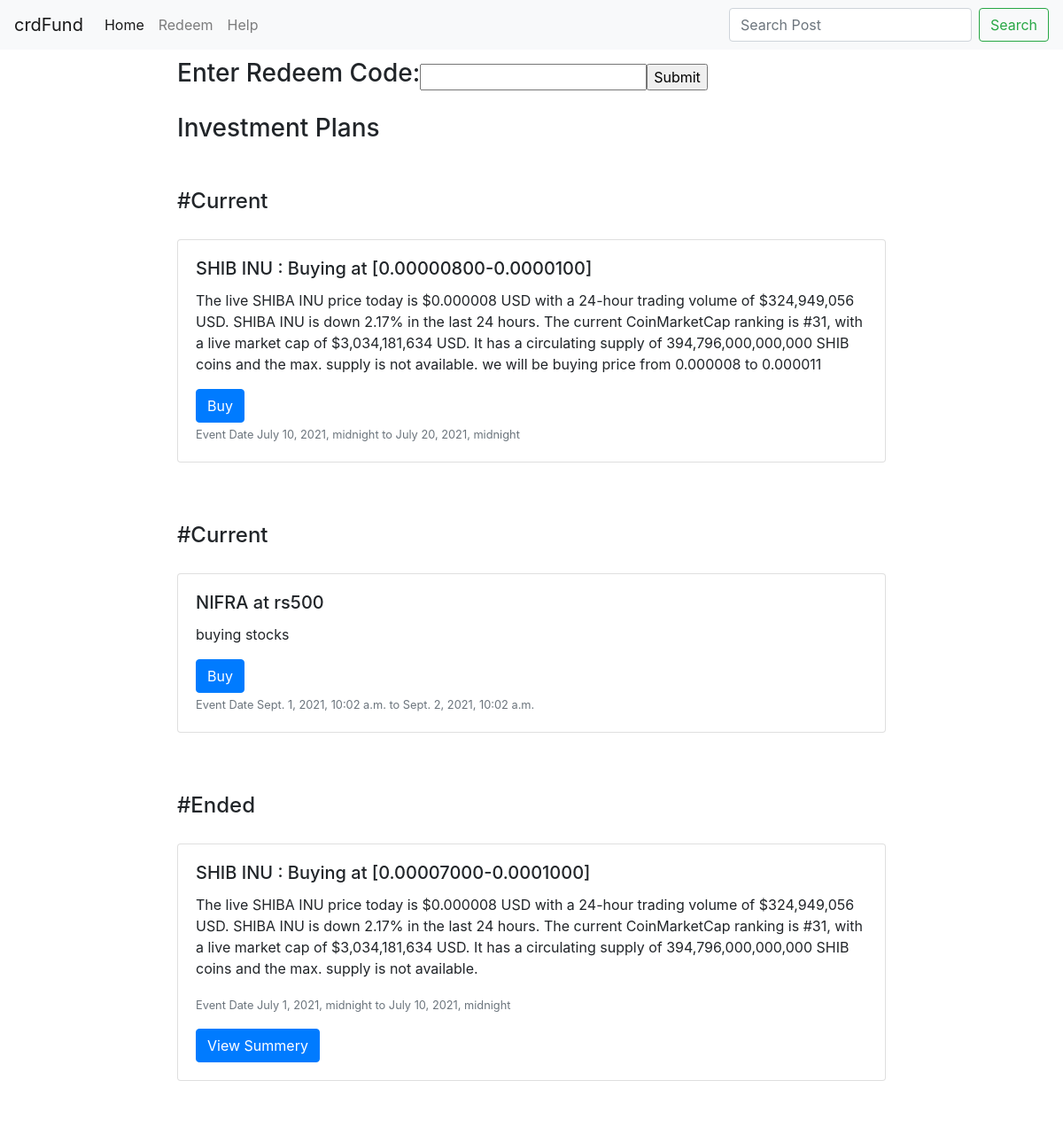
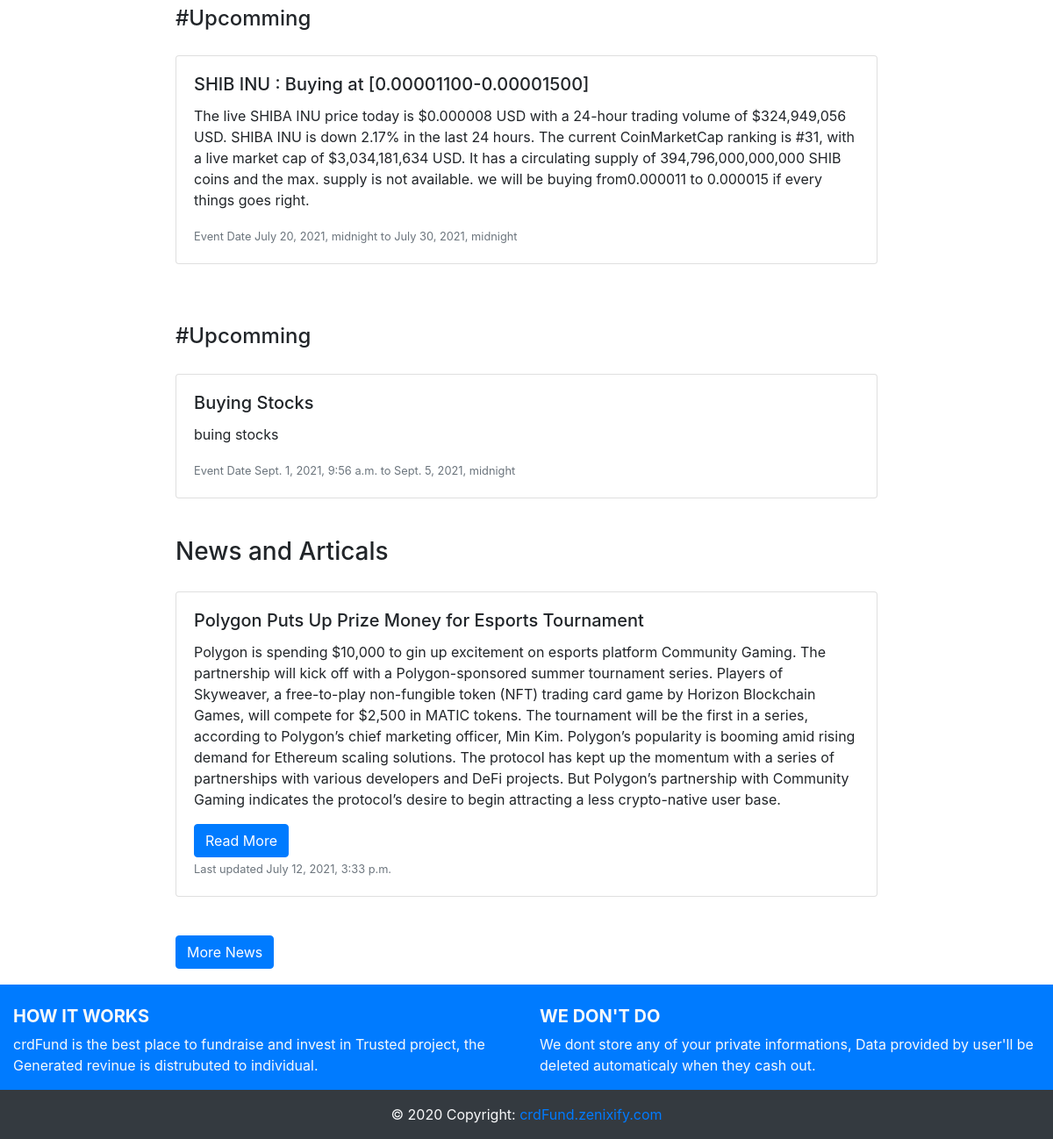
The page / on the database its author committed (2 pictures, top to bottom).
### crdOrder/models.py (models this page shows, shortened)
class Product(models.Model):
    name=models.CharField(max_length=50,null=True)
    description = models.TextField(max_length=1500,null=True)
    category = models.ForeignKey(postCategory , on_delete=models.CASCADE , null=True)
    start_date=models.DateTimeField(null=True)
    end_date=models.DateTimeField(null=True)
    status=models.CharField(null=True, max_length=20, choices=pSTATUS)
    image=models.ImageField(upload_to='Product/')
    slug=models.SlugField(blank=True,null=True)
    class Meta:
        verbose_name="Product"
        verbose_name_plural="Products"

### crdPost/models.py (models this page shows, shortened)
class Posts(models.Model):
    name=models.CharField(max_length=50)
    description = models.TextField(max_length=1500)
    category = models.ForeignKey('postCategory' , on_delete=models.SET_NULL , null=True)
    date=models.DateTimeField()
    image=models.ImageField(upload_to='posts/')
    slug=models.SlugField(blank=True,null=True)
    class Meta:
        verbose_name="Post"
        verbose_name_plural="Posts"

### Home/views.py (the view)
# urls.py: path('',views.Home, name='main-page'),
def Home(request):
    upcommingP=Product.objects.filter(status='upcomming')
    runningP=Product.objects.filter(status='running')
    endedP=Product.objects.filter(status='ended')
    post = Posts.objects.first()
    category = postCategory.objects.all()
    context = {
        'upcommingP' : upcommingP,
        'runningP' : runningP,
        'endedP' : endedP,
        'post' : post,
        'category' : category,
    }
    return render(request, 'home.html', context)

### Home/templates/home.html (shortened to what this page needs)
{% extends 'base.html' %}
{% load static %}
{% block body %}
    <div class="card-group">
        <h3>Enter Redeem Code:</h3>
        <form action="{% url 'redeem:redeem-detail' %}" class="form-inline" method="POST">
            <input type="text" id="code" name="code">
            <input type="submit" name="Redeem">
        </form>
    </div>
    <h3 class="card-group">Investment Plans</h3>
    {% include 'product_list_shortcut.html' %}
    <h3 class="card-group">News and Articals</h3>
      <div class="card-group">
        <div class="card">
          <div class="card-body">
            <h5 class="card-title">{{post.name}}</h5>
            <p class="card-text">{{post.description}}</p>
            <a href="{% url 'posts:post_detail' post.slug %}" class="btn btn-primary">Read More</a>
            <p class="card-text"><small class="text-muted">Last updated {{post.date}}</small></p>
          </div>
        </div>
      </div>
    <br>
    <h3 class="card-group">
        <a href="{% url 'posts:post_list' %}" class="btn btn-primary">More News</a>
    </h3>
{% endblock body %}

### templates/base.html (shortened to what this page needs)
{% load static %}
<!doctype html>
<html lang="en">
  <head>
    <link rel="stylesheet" href="https://maxcdn.bootstrapcdn.com/bootstrap/4.0.0/css/bootstrap.min.css">
    <link rel="stylesheet" href="{% static 'css/file.css' %}"
  </head>
  <body>
    <div class="main-div">
      {% include "nav.html" %}
      {% block body %}
      {% endblock body %}
      {% include "footer.html" %}
    </div>
  </body>
</html>

### templates/nav.html (shortened to what this page needs)
<nav class="navbar navbar-expand-lg navbar-light bg-light">
  <a class="navbar-brand" href="{% url 'home:main-page' %}">crdFund</a>
  <div class="collapse navbar-collapse" id="navbarSupportedContent">
    <ul class="navbar-nav mr-auto">
      <li class="nav-item active">
        <a class="nav-link" href="{% url 'home:main-page' %}">Home <span class="sr-only">(current)</span></a>
      </li>
      <li class="nav-item">
        <a class="nav-link" href="{% url 'home:main-page' %}">Redeem</a>
      </li>
      <li class="nav-item">
        <a class="nav-link" href="#">Help</a>
      </li>
    </ul>
    <form class="form-inline my-2 my-lg-0">
      <input class="form-control mr-sm-2" type="search" name='q' value="{{request.Get.q}}" placeholder="Search Post" aria-label="Search">
      <button class="btn btn-outline-success my-2 my-sm-0" type="submit">Search</button>
    </form>
  </div>
</nav>

### templates/product_list_shortcut.html
{% for product in runningP %}
    <br>
    <h4 class="card-group">#Current</h4>
      <div class="card-group">
        <div class="card">
          <div class="card-body">
            <h5 class="card-title">{{product.name}}</h5>
            <p class="card-text">{{product.description}}</p>
            <a href="{% url 'products:product_order' product.slug %}" class="btn btn-primary">Buy</a>
            <p class="card-text"><small class="text-muted">Event Date {{product.start_date}} to {{product.end_date}}</small></p>
          </div>
        </div>
      </div>
    <br>
    {% endfor %}
    {% for product in endedP %}
    <br>
    <h4 class="card-group">#Ended</h4>
      <div class="card-group">
        <div class="card">
          <div class="card-body">
            <h5 class="card-title">{{product.name}}</h5>
            <p class="card-text">{{product.description}}</p>
            <p class="card-text"><small class="text-muted">Event Date {{product.start_date}} to {{product.end_date}}</small></p>
            <a href="{% url 'products:product_summery' product.slug %}" class="btn btn-primary">View Summery</a>
          </div>
        </div>
      </div>
    <br>
    {% endfor %}
    {% for product in upcommingP %}
    <br>
    <h4 class="card-group">#Upcomming</h4>
      <div class="card-group">
        <div class="card">
          <div class="card-body">
            <h5 class="card-title">{{product.name}}</h5>
            <p class="card-text">{{product.description}}</p>
            <p class="card-text"><small class="text-muted">Event Date {{product.start_date}} to {{product.end_date}}</small></p>
          </div>
        </div>
      </div>
    <br>
    {% endfor %}

### templates/footer.html (shortened to what this page needs)
<footer class="bg-primary text-light page-footer font-small teal pt-4">
  <div class="container-fluid text-center text-md-left">
    <div class="row">
      <div class="col-md-6 mt-md-0 mt-3">
        <h5 class="text-uppercase font-weight-bold">How it works</h5>
        <p>crdFund is the best place to fundraise and invest in Trusted project, the Generated revinue is distrubuted to individual.</p>
      </div>
      <div class="col-md-6 mb-md-0 mb-3">
        <h5 class="text-uppercase font-weight-bold">We don't do</h5>
        <p>We dont store any of your private informations, Data provided by user'll be deleted automaticaly when they cash out.</p>
      </div>
    </div>
  </div>
  <div class="bg-dark footer-copyright text-center py-3">© 2020 Copyright:
    <a href="#">crdFund.zenixify.com</a>
  </div>
</footer>

### static/css/file.css (style rules this page uses)
@media (max-width: 2000px) { .card-group { padding: 10px 600px 10px; } }
@media (max-width: 1700px) { .card-group { padding: 10px 500px 10px; } }
@media (max-width: 1500px) { .card-group { padding: 10px 400px 10px; } }
@media (max-width: 1300px) { .card-group { padding: 10px 300px 10px; } }
@media (max-width: 1200px) { .card-group { padding: 10px 200px 10px; } }

### rows shown on the page
Product: name "SHIB INU : Buying at [0.00000800-0.0000100]", description "The live SHIBA INU price today is $0.000008 USD with a 24-hour trading volume of $324,949,056 USD. SHIBA INU is down 2.17% in the last 24 hours. The current CoinMarketCap ranking is #31, with a live market cap of $3,034,181,634 USD. It has a circulating supply of 394,796,000,000,000 SHIB coins and the max. supply is not available. we will be buying price from 0.000008 to 0.000011", start_date "July 10, 2021, midnight", end_date "July 20, 2021, midnight"
Product: name "NIFRA at rs500", description "buying stocks", start_date "Sept. 1, 2021, 10:02 a.m.", end_date "Sept. 2, 2021, 10:02 a.m."
Product: name "SHIB INU : Buying at [0.00007000-0.0001000]", description "The live SHIBA INU price today is $0.000008 USD with a 24-hour trading volume of $324,949,056 USD. SHIBA INU is down 2.17% in the last 24 hours. The current CoinMarketCap ranking is #31, with a live market cap of $3,034,181,634 USD. It has a circulating supply of 394,796,000,000,000 SHIB coins and the max. supply is not available.", start_date "July 1, 2021, midnight", end_date "July 10, 2021, midnight"
Product: name "SHIB INU : Buying at [0.00001100-0.00001500]", description "The live SHIBA INU price today is $0.000008 USD with a 24-hour trading volume of $324,949,056 USD. SHIBA INU is down 2.17% in the last 24 hours. The current CoinMarketCap ranking is #31, with a live market cap of $3,034,181,634 USD. It has a circulating supply of 394,796,000,000,000 SHIB coins and the max. supply is not available. we will be buying from0.000011 to 0.000015 if every things goes right.", start_date "July 20, 2021, midnight", end_date "July 30, 2021, midnight"
Product: name "Buying Stocks", description "buing stocks", start_date "Sept. 1, 2021, 9:56 a.m.", end_date "Sept. 5, 2021, midnight"
Posts: name "Polygon Puts Up Prize Money for Esports Tournament", description "Polygon is spending $10,000 to gin up excitement on esports platform Community Gaming. The partnership will kick off with a Polygon-sponsored summer tournament series. Players of Skyweaver, a free-to-play non-fungible token (NFT) trading card game by Horizon Blockchain Games, will compete for $2,500 in MATIC tokens. The tournament will be the first in a series, according to Polygon’s chief marketing officer, Min Kim. Polygon’s popularity is booming amid rising demand for Ethereum scaling solutions. The protocol has kept up the momentum with a series of partnerships with various developers and DeFi projects. But Polygon’s partnership with Community Gaming indicates the protocol’s desire to…", date "July 12, 2021, 3:33 p.m."
